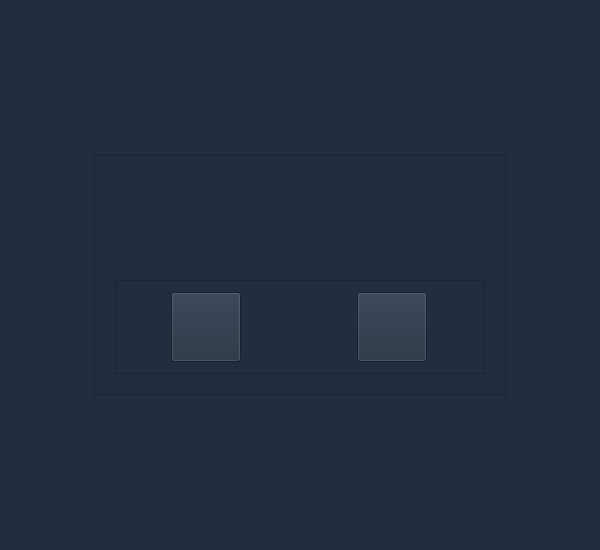
<?xml version="1.0" encoding="UTF-8"?>
<ui version="4.0">
 <class>Widget</class>
 <widget class="QWidget" name="Widget">
  <property name="geometry">
   <rect>
    <x>0</x>
    <y>0</y>
    <width>600</width>
    <height>550</height>
   </rect>
  </property>
  <property name="minimumSize">
   <size>
    <width>600</width>
    <height>550</height>
   </size>
  </property>
  <property name="windowTitle">
   <string>Dialog</string>
  </property>
  <property name="styleSheet">
   <string notr="true">QWidget {
	background-color: #232D3F;
}</string>
  </property>
  <layout class="QGridLayout" name="gridLayout" rowstretch="3,0,5,3" columnstretch="1,5,1">
   <item row="2" column="0">
    <spacer name="horizontalSpacer_2">
     <property name="orientation">
      <enum>Qt::Horizontal</enum>
     </property>
     <property name="sizeHint" stdset="0">
      <size>
       <width>40</width>
       <height>20</height>
      </size>
     </property>
    </spacer>
   </item>
   <item row="0" column="1">
    <spacer name="verticalSpacer">
     <property name="orientation">
      <enum>Qt::Vertical</enum>
     </property>
     <property name="sizeHint" stdset="0">
      <size>
       <width>20</width>
       <height>40</height>
      </size>
     </property>
    </spacer>
   </item>
   <item row="3" column="1">
    <spacer name="verticalSpacer_2">
     <property name="orientation">
      <enum>Qt::Vertical</enum>
     </property>
     <property name="sizeHint" stdset="0">
      <size>
       <width>20</width>
       <height>40</height>
      </size>
     </property>
    </spacer>
   </item>
   <item row="2" column="2">
    <spacer name="horizontalSpacer">
     <property name="orientation">
      <enum>Qt::Horizontal</enum>
     </property>
     <property name="sizeHint" stdset="0">
      <size>
       <width>40</width>
       <height>20</height>
      </size>
     </property>
    </spacer>
   </item>
   <item row="2" column="1">
    <widget class="QFrame" name="mainFrame">
     <property name="maximumSize">
      <size>
       <width>500</width>
       <height>250</height>
      </size>
     </property>
     <property name="frameShape">
      <enum>QFrame::StyledPanel</enum>
     </property>
     <property name="frameShadow">
      <enum>QFrame::Raised</enum>
     </property>
     <layout class="QGridLayout" name="frameLayout">
      <property name="leftMargin">
       <number>20</number>
      </property>
      <property name="topMargin">
       <number>20</number>
      </property>
      <property name="rightMargin">
       <number>20</number>
      </property>
      <property name="bottomMargin">
       <number>20</number>
      </property>
      <property name="verticalSpacing">
       <number>10</number>
      </property>
      <item row="1" column="0">
       <widget class="QFrame" name="buttonsFrame">
        <property name="frameShape">
         <enum>QFrame::StyledPanel</enum>
        </property>
        <property name="frameShadow">
         <enum>QFrame::Raised</enum>
        </property>
        <layout class="QHBoxLayout" name="horizontalLayout">
         <property name="spacing">
          <number>70</number>
         </property>
         <item>
          <widget class="QPushButton" name="backButton">
           <property name="minimumSize">
            <size>
             <width>70</width>
             <height>70</height>
            </size>
           </property>
           <property name="maximumSize">
            <size>
             <width>70</width>
             <height>70</height>
            </size>
           </property>
           <property name="focusPolicy">
            <enum>Qt::NoFocus</enum>
           </property>
           <property name="text">
            <string/>
           </property>
           <property name="icon">
            <iconset resource="../resource/resource.qrc">
             <normaloff>:/icons/previous.png</normaloff>:/icons/previous.png</iconset>
           </property>
           <property name="iconSize">
            <size>
             <width>50</width>
             <height>50</height>
            </size>
           </property>
          </widget>
         </item>
         <item>
          <widget class="QPushButton" name="homeButton">
           <property name="minimumSize">
            <size>
             <width>70</width>
             <height>70</height>
            </size>
           </property>
           <property name="maximumSize">
            <size>
             <width>70</width>
             <height>70</height>
            </size>
           </property>
           <property name="focusPolicy">
            <enum>Qt::NoFocus</enum>
           </property>
           <property name="text">
            <string/>
           </property>
           <property name="icon">
            <iconset resource="../resource/resource.qrc">
             <normaloff>:/icons/home.png</normaloff>:/icons/home.png</iconset>
           </property>
           <property name="iconSize">
            <size>
             <width>50</width>
             <height>50</height>
            </size>
           </property>
          </widget>
         </item>
        </layout>
       </widget>
      </item>
      <item row="0" column="0">
       <widget class="QLabel" name="label">
        <property name="font">
         <font>
          <family>Comic Sans MS</family>
          <pointsize>16</pointsize>
          <bold>true</bold>
         </font>
        </property>
        <property name="text">
         <string/>
        </property>
        <property name="alignment">
         <set>Qt::AlignCenter</set>
        </property>
        <property name="margin">
         <number>20</number>
        </property>
       </widget>
      </item>
     </layout>
    </widget>
   </item>
  </layout>
 </widget>
 <resources>
  <include location="../resource/resource.qrc"/>
 </resources>
 <connections/>
</ui>
